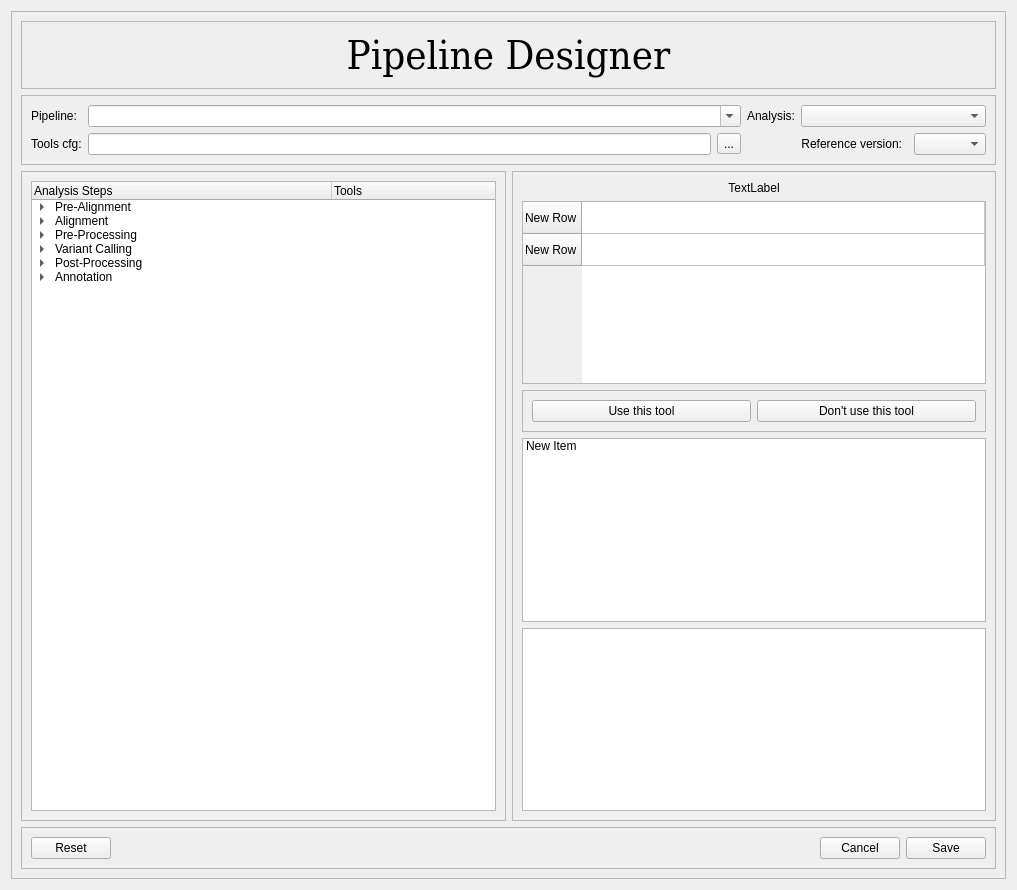
<?xml version="1.0" encoding="UTF-8"?>
<ui version="4.0">
 <class>Pipeline_page</class>
 <widget class="QWidget" name="Pipeline_page">
  <property name="geometry">
   <rect>
    <x>0</x>
    <y>0</y>
    <width>1017</width>
    <height>890</height>
   </rect>
  </property>
  <property name="sizePolicy">
   <sizepolicy hsizetype="Expanding" vsizetype="Preferred">
    <horstretch>0</horstretch>
    <verstretch>0</verstretch>
   </sizepolicy>
  </property>
  <property name="windowTitle">
   <string>Analysis Settings</string>
  </property>
  <layout class="QHBoxLayout" name="horizontalLayout_2">
   <item>
    <widget class="QFrame" name="mframe">
     <property name="frameShape">
      <enum>QFrame::StyledPanel</enum>
     </property>
     <property name="frameShadow">
      <enum>QFrame::Raised</enum>
     </property>
     <layout class="QGridLayout" name="gridLayout_2">
      <item row="3" column="0" rowspan="2">
       <widget class="QFrame" name="frame_3">
        <property name="enabled">
         <bool>true</bool>
        </property>
        <property name="sizePolicy">
         <sizepolicy hsizetype="Expanding" vsizetype="Expanding">
          <horstretch>0</horstretch>
          <verstretch>0</verstretch>
         </sizepolicy>
        </property>
        <property name="maximumSize">
         <size>
          <width>16777215</width>
          <height>16777215</height>
         </size>
        </property>
        <property name="frameShape">
         <enum>QFrame::StyledPanel</enum>
        </property>
        <property name="frameShadow">
         <enum>QFrame::Raised</enum>
        </property>
        <layout class="QFormLayout" name="formLayout">
         <property name="sizeConstraint">
          <enum>QLayout::SetNoConstraint</enum>
         </property>
         <property name="fieldGrowthPolicy">
          <enum>QFormLayout::ExpandingFieldsGrow</enum>
         </property>
         <property name="leftMargin">
          <number>9</number>
         </property>
         <item row="0" column="0" colspan="2">
          <widget class="QTreeWidget" name="treeWidget">
           <property name="enabled">
            <bool>true</bool>
           </property>
           <property name="sizePolicy">
            <sizepolicy hsizetype="Expanding" vsizetype="Expanding">
             <horstretch>0</horstretch>
             <verstretch>1</verstretch>
            </sizepolicy>
           </property>
           <property name="minimumSize">
            <size>
             <width>461</width>
             <height>548</height>
            </size>
           </property>
           <property name="maximumSize">
            <size>
             <width>16777215</width>
             <height>16777215</height>
            </size>
           </property>
           <property name="acceptDrops">
            <bool>false</bool>
           </property>
           <property name="autoFillBackground">
            <bool>true</bool>
           </property>
           <property name="selectionBehavior">
            <enum>QAbstractItemView::SelectRows</enum>
           </property>
           <property name="textElideMode">
            <enum>Qt::ElideRight</enum>
           </property>
           <property name="autoExpandDelay">
            <number>-1</number>
           </property>
           <property name="indentation">
            <number>20</number>
           </property>
           <property name="rootIsDecorated">
            <bool>true</bool>
           </property>
           <property name="animated">
            <bool>true</bool>
           </property>
           <property name="allColumnsShowFocus">
            <bool>false</bool>
           </property>
           <property name="headerHidden">
            <bool>false</bool>
           </property>
           <property name="columnCount">
            <number>2</number>
           </property>
           <attribute name="headerVisible">
            <bool>true</bool>
           </attribute>
           <attribute name="headerCascadingSectionResizes">
            <bool>true</bool>
           </attribute>
           <attribute name="headerDefaultSectionSize">
            <number>300</number>
           </attribute>
           <attribute name="headerHighlightSections">
            <bool>false</bool>
           </attribute>
           <attribute name="headerMinimumSectionSize">
            <number>100</number>
           </attribute>
           <attribute name="headerShowSortIndicator" stdset="0">
            <bool>false</bool>
           </attribute>
           <attribute name="headerStretchLastSection">
            <bool>true</bool>
           </attribute>
           <column>
            <property name="text">
             <string>Analysis Steps</string>
            </property>
           </column>
           <column>
            <property name="text">
             <string>Tools</string>
            </property>
           </column>
           <item>
            <property name="text">
             <string>Pre-Alignment</string>
            </property>
            <property name="flags">
             <set>ItemIsSelectable|ItemIsDragEnabled|ItemIsDropEnabled|ItemIsUserCheckable|ItemIsEnabled|ItemIsTristate</set>
            </property>
            <item>
             <property name="text">
              <string>Adapters trimming</string>
             </property>
            </item>
            <item>
             <property name="text">
              <string>FASTQ read lenght filter</string>
             </property>
            </item>
            <item>
             <property name="text">
              <string>FASTQ quality filter</string>
             </property>
            </item>
            <item>
             <property name="text">
              <string>FASTQ quality control</string>
             </property>
            </item>
           </item>
           <item>
            <property name="text">
             <string>Alignment</string>
            </property>
            <item>
             <property name="text">
              <string>UMI/Molecular barcodes merge</string>
             </property>
            </item>
            <item>
             <property name="text">
              <string>FASTQ alignment</string>
             </property>
            </item>
            <item>
             <property name="text">
              <string>SAM to BAM convertion</string>
             </property>
            </item>
            <item>
             <property name="text">
              <string>BAM sort</string>
             </property>
            </item>
            <item>
             <property name="text">
              <string>BAM quality control</string>
             </property>
            </item>
           </item>
           <item>
            <property name="text">
             <string>Pre-Processing</string>
            </property>
            <item>
             <property name="text">
              <string>BAM filter</string>
             </property>
            </item>
            <item>
             <property name="text">
              <string>Add readgroups to BAM</string>
             </property>
            </item>
            <item>
             <property name="text">
              <string>PCR duplicates marking</string>
             </property>
            </item>
            <item>
             <property name="text">
              <string>InDels realignment</string>
             </property>
            </item>
            <item>
             <property name="text">
              <string>Base quality recalibration</string>
             </property>
            </item>
           </item>
           <item>
            <property name="text">
             <string>Variant Calling</string>
            </property>
            <item>
             <property name="text">
              <string>SNV &amp; short InDels</string>
             </property>
            </item>
            <item>
             <property name="text">
              <string>Copy Number Variation</string>
             </property>
            </item>
           </item>
           <item>
            <property name="text">
             <string>Post-Processing</string>
            </property>
            <item>
             <property name="text">
              <string>VCF filter</string>
             </property>
            </item>
            <item>
             <property name="text">
              <string>Hard filter</string>
             </property>
            </item>
            <item>
             <property name="text">
              <string>VCF to TSV convertion</string>
             </property>
            </item>
           </item>
           <item>
            <property name="text">
             <string>Annotation</string>
            </property>
            <item>
             <property name="text">
              <string>SNV &amp; short InDels</string>
             </property>
            </item>
            <item>
             <property name="text">
              <string>Copy Number Variation</string>
             </property>
            </item>
           </item>
          </widget>
         </item>
        </layout>
       </widget>
      </item>
      <item row="0" column="0" colspan="2">
       <widget class="QFrame" name="frame">
        <property name="frameShape">
         <enum>QFrame::StyledPanel</enum>
        </property>
        <property name="frameShadow">
         <enum>QFrame::Raised</enum>
        </property>
        <layout class="QVBoxLayout" name="verticalLayout">
         <item>
          <widget class="QLabel" name="label_4">
           <property name="font">
            <font>
             <family>DejaVu Serif Condensed</family>
             <pointsize>30</pointsize>
            </font>
           </property>
           <property name="text">
            <string>Pipeline Designer</string>
           </property>
           <property name="textFormat">
            <enum>Qt::AutoText</enum>
           </property>
           <property name="alignment">
            <set>Qt::AlignCenter</set>
           </property>
          </widget>
         </item>
        </layout>
       </widget>
      </item>
      <item row="3" column="1" rowspan="2">
       <widget class="QFrame" name="frame_2">
        <property name="frameShape">
         <enum>QFrame::StyledPanel</enum>
        </property>
        <property name="frameShadow">
         <enum>QFrame::Raised</enum>
        </property>
        <layout class="QVBoxLayout" name="verticalLayout_3">
         <item>
          <widget class="QLabel" name="label">
           <property name="enabled">
            <bool>true</bool>
           </property>
           <property name="sizePolicy">
            <sizepolicy hsizetype="Expanding" vsizetype="Preferred">
             <horstretch>0</horstretch>
             <verstretch>0</verstretch>
            </sizepolicy>
           </property>
           <property name="text">
            <string>TextLabel</string>
           </property>
           <property name="textFormat">
            <enum>Qt::AutoText</enum>
           </property>
           <property name="scaledContents">
            <bool>true</bool>
           </property>
           <property name="alignment">
            <set>Qt::AlignCenter</set>
           </property>
           <property name="wordWrap">
            <bool>false</bool>
           </property>
           <property name="margin">
            <number>4</number>
           </property>
          </widget>
         </item>
         <item>
          <widget class="QTableWidget" name="tableWidget">
           <attribute name="horizontalHeaderVisible">
            <bool>false</bool>
           </attribute>
           <attribute name="horizontalHeaderStretchLastSection">
            <bool>true</bool>
           </attribute>
           <attribute name="verticalHeaderCascadingSectionResizes">
            <bool>false</bool>
           </attribute>
           <attribute name="verticalHeaderDefaultSectionSize">
            <number>32</number>
           </attribute>
           <row>
            <property name="text">
             <string>New Row</string>
            </property>
           </row>
           <row>
            <property name="text">
             <string>New Row</string>
            </property>
           </row>
           <column>
            <property name="text">
             <string>New Column</string>
            </property>
           </column>
          </widget>
         </item>
         <item>
          <widget class="QFrame" name="frame_6">
           <property name="frameShape">
            <enum>QFrame::StyledPanel</enum>
           </property>
           <property name="frameShadow">
            <enum>QFrame::Raised</enum>
           </property>
           <layout class="QHBoxLayout" name="horizontalLayout_3">
            <item>
             <widget class="QPushButton" name="useTool_pushButton">
              <property name="text">
               <string>Use this tool</string>
              </property>
             </widget>
            </item>
            <item>
             <widget class="QPushButton" name="removeTool_pushButton">
              <property name="text">
               <string>Don't use this tool</string>
              </property>
             </widget>
            </item>
           </layout>
          </widget>
         </item>
         <item>
          <widget class="QListWidget" name="listWidget">
           <property name="sizePolicy">
            <sizepolicy hsizetype="Expanding" vsizetype="Expanding">
             <horstretch>0</horstretch>
             <verstretch>0</verstretch>
            </sizepolicy>
           </property>
           <property name="frameShape">
            <enum>QFrame::StyledPanel</enum>
           </property>
           <property name="sortingEnabled">
            <bool>true</bool>
           </property>
           <item>
            <property name="text">
             <string>New Item</string>
            </property>
            <property name="flags">
             <set>ItemIsSelectable|ItemIsDragEnabled|ItemIsUserCheckable|ItemIsEnabled|ItemIsTristate</set>
            </property>
           </item>
          </widget>
         </item>
         <item>
          <widget class="QTableWidget" name="tableWidget_2"/>
         </item>
        </layout>
       </widget>
      </item>
      <item row="5" column="0" colspan="2">
       <widget class="QFrame" name="frame_5">
        <property name="frameShape">
         <enum>QFrame::StyledPanel</enum>
        </property>
        <property name="frameShadow">
         <enum>QFrame::Raised</enum>
        </property>
        <layout class="QHBoxLayout" name="horizontalLayout">
         <item>
          <widget class="QPushButton" name="pushButton_2">
           <property name="text">
            <string>Reset</string>
           </property>
          </widget>
         </item>
         <item>
          <spacer name="horizontalSpacer_3">
           <property name="orientation">
            <enum>Qt::Horizontal</enum>
           </property>
           <property name="sizeHint" stdset="0">
            <size>
             <width>40</width>
             <height>20</height>
            </size>
           </property>
          </spacer>
         </item>
         <item>
          <widget class="QPushButton" name="pushButton_3">
           <property name="text">
            <string>Cancel</string>
           </property>
          </widget>
         </item>
         <item>
          <widget class="QPushButton" name="pushButton">
           <property name="text">
            <string>Save</string>
           </property>
          </widget>
         </item>
        </layout>
       </widget>
      </item>
      <item row="1" column="0" colspan="2">
       <widget class="QFrame" name="frame_4">
        <property name="sizePolicy">
         <sizepolicy hsizetype="Preferred" vsizetype="Fixed">
          <horstretch>0</horstretch>
          <verstretch>0</verstretch>
         </sizepolicy>
        </property>
        <property name="frameShape">
         <enum>QFrame::StyledPanel</enum>
        </property>
        <property name="frameShadow">
         <enum>QFrame::Raised</enum>
        </property>
        <layout class="QGridLayout" name="gridLayout">
         <item row="0" column="0">
          <widget class="QLabel" name="Pipeline_name">
           <property name="sizePolicy">
            <sizepolicy hsizetype="Fixed" vsizetype="Fixed">
             <horstretch>0</horstretch>
             <verstretch>0</verstretch>
            </sizepolicy>
           </property>
           <property name="text">
            <string>Pipeline:</string>
           </property>
          </widget>
         </item>
         <item row="3" column="0">
          <widget class="QLabel" name="label_3">
           <property name="text">
            <string>Tools cfg:</string>
           </property>
          </widget>
         </item>
         <item row="3" column="2">
          <widget class="QLineEdit" name="lineEdit"/>
         </item>
         <item row="3" column="8">
          <widget class="QComboBox" name="comboBox_2"/>
         </item>
         <item row="3" column="6">
          <widget class="QLabel" name="label_2">
           <property name="text">
            <string>Reference version:</string>
           </property>
           <property name="alignment">
            <set>Qt::AlignRight|Qt::AlignTrailing|Qt::AlignVCenter</set>
           </property>
          </widget>
         </item>
         <item row="3" column="3">
          <widget class="QToolButton" name="toolButton">
           <property name="text">
            <string>...</string>
           </property>
          </widget>
         </item>
         <item row="3" column="4">
          <spacer name="horizontalSpacer">
           <property name="orientation">
            <enum>Qt::Horizontal</enum>
           </property>
           <property name="sizeType">
            <enum>QSizePolicy::Minimum</enum>
           </property>
           <property name="sizeHint" stdset="0">
            <size>
             <width>40</width>
             <height>20</height>
            </size>
           </property>
          </spacer>
         </item>
         <item row="0" column="2" colspan="2">
          <widget class="QComboBox" name="comboBox">
           <property name="sizePolicy">
            <sizepolicy hsizetype="Preferred" vsizetype="Fixed">
             <horstretch>0</horstretch>
             <verstretch>3</verstretch>
            </sizepolicy>
           </property>
           <property name="editable">
            <bool>true</bool>
           </property>
          </widget>
         </item>
         <item row="0" column="4">
          <widget class="QLabel" name="label_5">
           <property name="text">
            <string>Analysis:</string>
           </property>
          </widget>
         </item>
         <item row="0" column="6" colspan="3">
          <widget class="QComboBox" name="comboBox_3"/>
         </item>
        </layout>
       </widget>
      </item>
     </layout>
    </widget>
   </item>
  </layout>
 </widget>
 <resources/>
 <connections/>
</ui>
